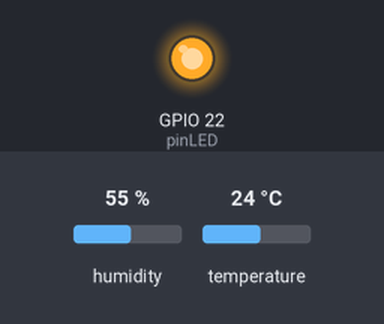
Simulated run of this program. Board: ESP32. Parts: output pins drawn as LEDs (lit = HIGH). The test bench sets the inputs (shaded band); at power-on: humidity 55 %, temperature 24 °C. What the program prints to the serial monitor is not drawn. At 12.0 s the program puts the board to deep sleep or switches it off; the recording ends there.

Above: at 0.1 s.
Timing chart, 0 to 12.0 s (numbered marks = the images above):
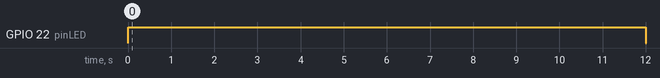

Measured:
- by itself, GPIO 22 (pinLED): LOW → HIGH at 0.00 s, → LOW 12.0 s later

The program:

main.cpp
```cpp
#include <Arduino.h>

// SENDER
#include <esp_now.h>
#include <WiFi.h>
#include <Wire.h>
#include <DHT.h>
#include <SPI.h>
#include <U8x8lib.h>

//led definitions
#define pinLED 22
uint8_t led_toggle = 0;

//DHT definitions
#define DHTTYPE DHT22
#define DHTPIN 4
DHT dht(DHTPIN, DHTTYPE);

//Timer definitions
#define SLEEP_SECS 5 // 5 secs
#define SEND_TIMEOUT 245  // 245 millis seconds timeout

// REPLACE WITH THE MAC Address of your receiver
uint8_t broadcastAddress[] = {0x7C, 0x9E, 0xBD, 0x5B, 0x33, 0x20};

// Define variables to store DHT readings to be sent
float temperature;
float humidity;

// Variable to store if sending data was successful
String success;

//Structure example to send data
//Must match the receiver structure
typedef struct struct_message {
    float temp;
    float hum;
} struct_message;

volatile boolean callbackCalled;

// Create a struct_message called DHTReadings to hold sensor readings
struct_message dhtReadings;

esp_now_peer_info_t peerInfo;

// Callback when data is sent
void OnDataSent(const uint8_t *mac_addr, esp_now_send_status_t status) {
  Serial.print("\r\nLast Packet Send Status:\t");
  Serial.println(status == ESP_NOW_SEND_SUCCESS ? "Delivery Success" : "Delivery Fail");
  if (status ==0){
    success = "Delivery Success :)";
  }
  else{
    success = "Delivery Fail :(";
  }
}

// Callback when data is received

void updateDisplay(){
  // Display Readings on OLED Display


  // Display Readings in Serial Monitor
  Serial.print(F("Humidity: "));
  Serial.print(humidity);
  Serial.print(F("%  Temperature: "));
  Serial.print(temperature);
  Serial.print(F("°C "));
  //Serial.print(f);
}

void gotoSleep(){
  Serial.printf("Up for %i ms, going to sleep for %i secs...\n", millis(), SLEEP_SECS);
  ESP.deepSleep(SLEEP_SECS * 1000000);
}

void setup() {
  // Init Serial Monitor
  Serial.begin(115200);
  Serial.println(F("Begining"));

  // Init DHT sensor
  dht.begin();

  // Set device as a Wi-Fi Station
  WiFi.mode(WIFI_STA);
  //Deep sleep
  WiFi.disconnect();
  // Init ESP-NOW
  if (esp_now_init() != ESP_OK) {
    Serial.println("Error initializing ESP-NOW");
    gotoSleep(); //Deep Sleep
  }

  // Once ESPNow is successfully Init, we will register for Send CB to
  // get the status of Trasnmitted packet
  esp_now_register_send_cb(OnDataSent);

  // Register peer
  memcpy(peerInfo.peer_addr, broadcastAddress, 6);
  peerInfo.channel = 0;
  peerInfo.encrypt = false;

  // Add peer
  if (esp_now_add_peer(&peerInfo) != ESP_OK){
    Serial.println("Failed to add peer");
    return;
  }

  //Setup of the LED light on pcb
  pinMode(pinLED, OUTPUT);
}

void loop() {
  led_toggle = led_toggle == 0 ? 1 : 0;
  digitalWrite(22, led_toggle);

  //Go to sleep
  if (callbackCalled || (millis() > SEND_TIMEOUT)) {
    gotoSleep();
  }
  // Wait a few seconds between measurements.
  delay(2000);
  getReadings();

  // Set values to send
  dhtReadings.temp=temperature;
  dhtReadings.hum=humidity;

  // Send message via ESP-NOW
  esp_err_t result = esp_now_send(broadcastAddress, (uint8_t *) &dhtReadings, sizeof(dhtReadings));

  if (result == ESP_OK) {
    Serial.println("Sent with success");
  }
  else {
    Serial.println("Error sending the data");
  }
  updateDisplay();
  delay(10000);
  }

  void getReadings(){
    humidity = dht.readHumidity();
    // Read temperature as Celsius (the default)
    temperature = dht.readTemperature();
    // Read temperature as Fahrenheit (isFahrenheit = true)
    //float f = dht.readTemperature(true);

    // Check if any reads failed and exit early (to try again).
    if (isnan(humidity) || isnan(temperature)) {
      Serial.println(F("Failed to read from DHT sensor!"));
      return;
  }
}
```
